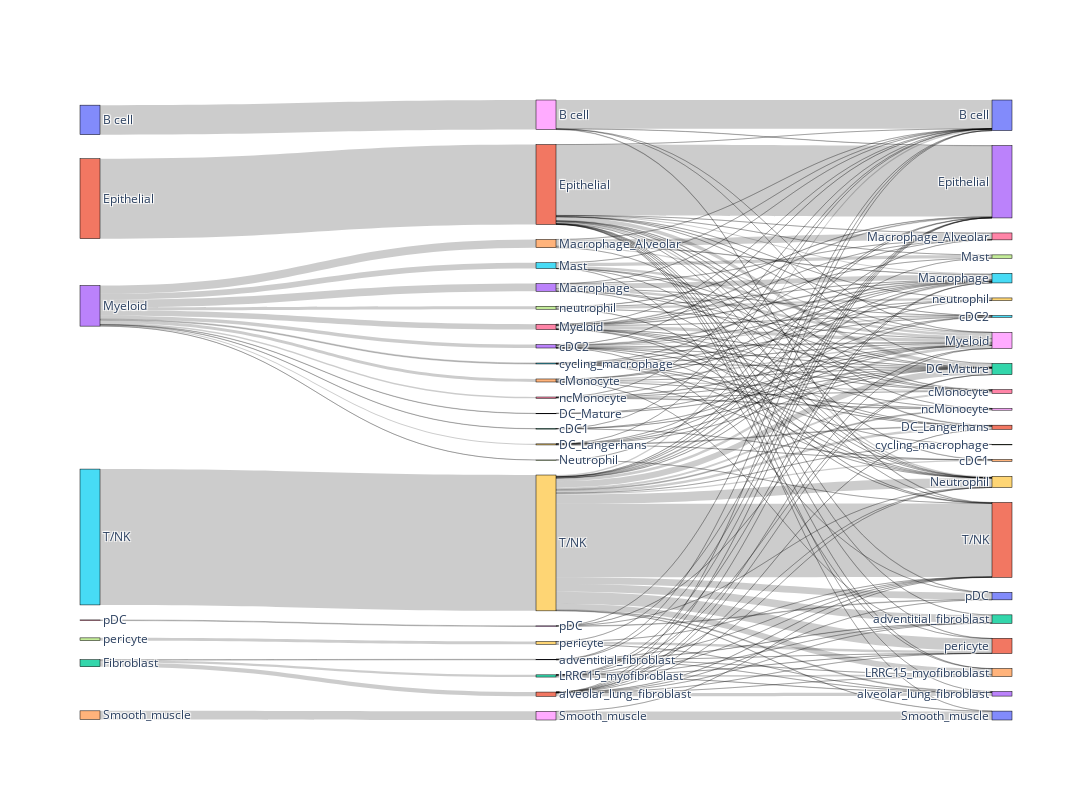

Here is the notebook cell this chart was saved with:
### Code cell
fig_g_2 = make_sankey(pred_adatag_2, 'predicted_labels', 'finer_cell_types', categorise_glanser,7, 22, labels_2)
fig_g_2.show()

### Figure 1 — Plotly figure (JSON) as saved in the notebook; plotly's stock layout.template omitted (floating-point values rounded to 4 significant figures; data arrays with more than 128 entries replaced by an {"elided": "..."} marker saying what was removed)
{"data": [{"link": {"source": {"elided": "660 int values"}, "target": {"elided": "660 int values"}, "value": {"elided": "660 int values"}}, "node": {"label": ["B cell", "Epithelial", "Fibroblast", "Myeloid", "Smooth_muscle", "T/NK", "pDC", "pericyte", "B cell", "DC_Langerhans", "DC_Mature", "Epithelial", "LRRC15_myofibroblast", "Macrophage", "Macrophage_Alveolar", "Mast", "Myeloid", "Neutrophil", "Smooth_muscle", "T/NK", "adventitial_fibroblast", "alveolar_lung_fibroblast", "cDC1", "cDC2", "cMonocyte", "cycling_macrophage", "ncMonocyte", "neutrophil", "pDC", "pericyte", "B cell", "DC_Langerhans", "DC_Mature", "Epithelial", "LRRC15_myofibroblast", "Macrophage", "Macrophage_Alveolar", "Mast", "Myeloid", "Neutrophil", "Smooth_muscle", "T/NK", "adventitial_fibroblast", "alveolar_lung_fibroblast", "cDC1", "cDC2", "cMonocyte", "cycling_macrophage", "ncMonocyte", "neutrophil", "pDC", "pericyte"], "line": {"color": "black", "width": 0.5}, "pad": 15, "thickness": 20}, "type": "sankey"}], "layout": {"autosize": false, "height": 800, "width": 1300}}
